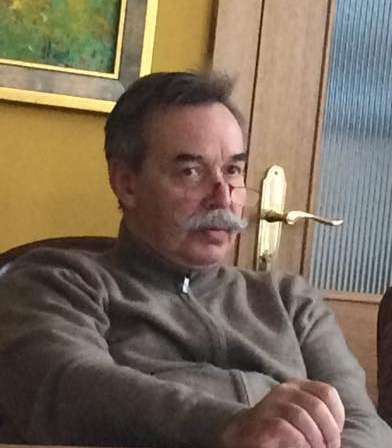
#> input picture face-recognition/data/initial-data/photos/Александр Островский/15032776_1327906267243010_5768698333573707282_n.-bjpg.jpg, 392 x 448 px
$ python -i image.py   (imports and definitions only)
#> lines starting #> are read from the running program, lines starting #| are printed output that depends on the picture
#> further down, picture is the input picture: shape (448, 392, 3); mean B, G, R 89.8, 107, 121.9
import cv2
import numpy as np

def normalize_intensity(img):
    """
    Нормализация цветной картинки
    https://stackoverflow.com/questions/31998428/opencv-python-equalizehist-colored-image

    :param img:
    :return:
    """

    img_yuv = cv2.cvtColor(img, cv2.COLOR_BGR2YUV)
#> img_yuv: shape (448, 392, 3); mean of channels 0, 1, 2 109.5, 118.4, 138.9

    # equalize the histogram of the Y channel
    img_yuv[:,:,0] = cv2.equalizeHist(img_yuv[:,:,0])
#> img_yuv: shape (448, 392, 3); mean of channels 0, 1, 2 128.4, 118.4, 138.9

    # convert the YUV image back to RGB format
    return cv2.cvtColor(img_yuv, cv2.COLOR_YUV2BGR)
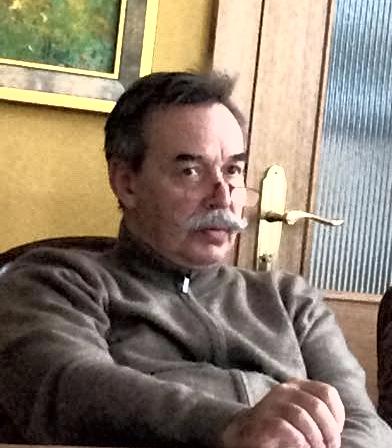
#> returned value: shape (448, 392, 3); mean B, G, R 109, 125.7, 139.9


# [54 lines left out: functions resize_image, np_to_jpeg, shape_to_np, draw_fancy_border, not called in this run]

>>> import cv2
>>> picture = cv2.imread('../../data/initial-data/photos/Александр Островский/15032776_1327906267243010_5768698333573707282_n.-bjpg.jpg')
>>> result = normalize_intensity(picture)

$ run again, on face-recognition/data/initial-data/photos/Александр Островский/951163200.jpg
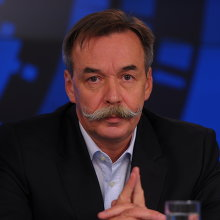
#> input picture face-recognition/data/initial-data/photos/Александр Островский/951163200.jpg, 220 x 220 px
#> picture is the input picture: shape (220, 220, 3); mean B, G, R 55, 39, 49.7
#> in normalize_intensity, `return cv2.cvtColor(img_yuv, cv2.COLOR_YUV2BGR)`:
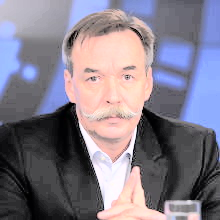
#> returned value: shape (220, 220, 3); mean B, G, R 137.9, 124.6, 131.4

$ run again, on face-recognition/data/initial-data/photos/Александр Островский/ayu.jpg
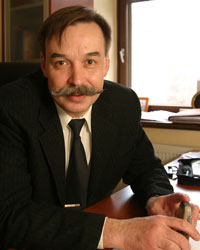
#> input picture face-recognition/data/initial-data/photos/Александр Островский/ayu.jpg, 200 x 250 px
#> picture is the input picture: shape (250, 200, 3); mean B, G, R 72.5, 86.9, 104
#> in normalize_intensity, `return cv2.cvtColor(img_yuv, cv2.COLOR_YUV2BGR)`:
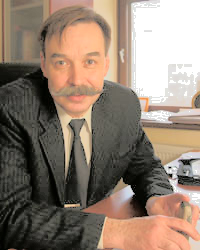
#> returned value: shape (250, 200, 3); mean B, G, R 112.9, 126.9, 143.8
